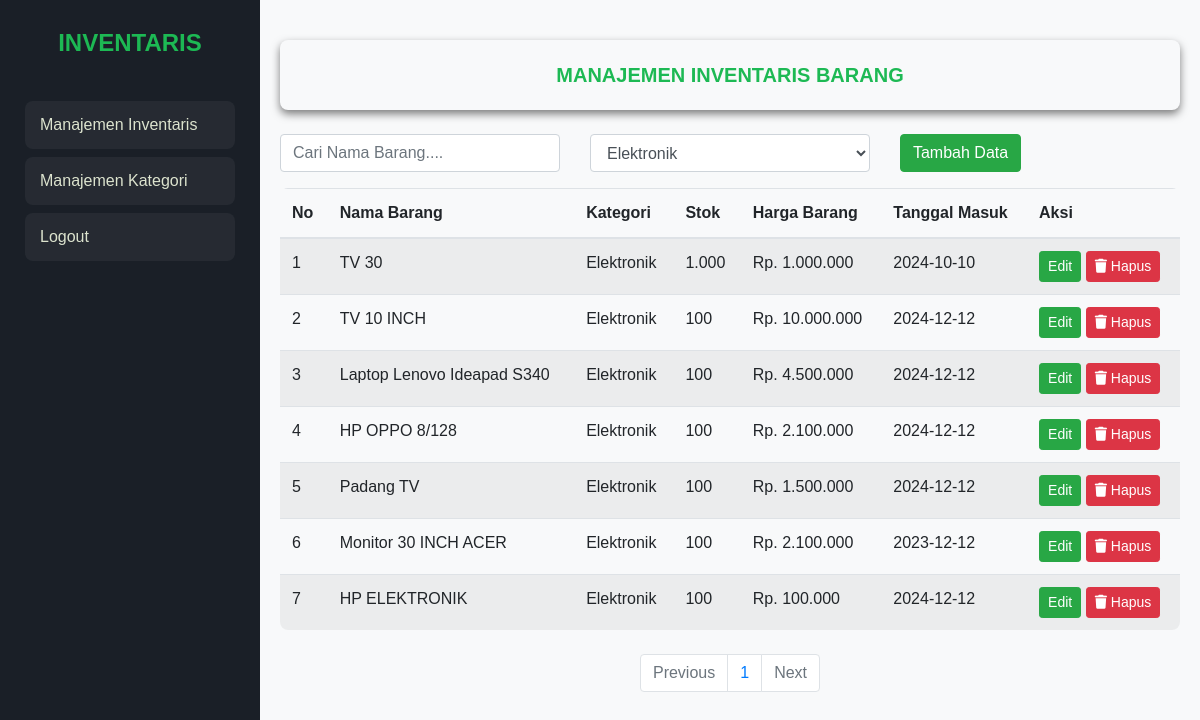
/index.php?kategori=1 (signed in), run on the app's committed database.
### tables this page shows
CREATE TABLE `barang` (
  `id` int(11) NOT NULL,
  `nama_barang` varchar(255) DEFAULT NULL,
  `kategori_id` int(11) DEFAULT NULL,
  `stok` int(11) DEFAULT NULL,
  `harga` int(11) DEFAULT NULL,
  `tanggal_masuk` date DEFAULT NULL
);

CREATE TABLE `kategori` (
  `id` int(11) NOT NULL,
  `nama_kategori` varchar(255) DEFAULT NULL
);

### index.php (the view, shortened to what this page needs)
<?php
    include 'db.php';
    $limit = 10;
    $page = isset($_GET['page']) ? (int)$_GET['page'] : 1;
    $offset = ($page - 1) * $limit;
    $filterKategori = isset($_GET['kategori']) ? $_GET['kategori'] : '';
    $search = isset($_GET['search']) ? $_GET['search'] : '';
    $kategoriList = mysqli_query($conn, "SELECT * FROM kategori ORDER BY nama_kategori ASC");
    $where = [];
    if($filterKategori != '') {
        $where[] = "barang.kategori_id =  '" . mysqli_escape_string($conn, $filterKategori) . "'";
    }
     $whereSQL = '';
    if(count($where) > 0) {
        $whereSQL = "WHERE " . implode(' AND ', $where);
    }
    $totalDataQuery = "SELECT COUNT(*) AS total FROM barang $whereSQL";
    $totalDataResult = mysqli_query($conn, $totalDataQuery);
    $totalDataRow = mysqli_fetch_assoc($totalDataResult);
    $totalData =  $totalDataRow['total'];
    $totalPage = ceil($totalData / $limit);
    $sql = "SELECT barang.*,
            kategori.nama_kategori FROM barang
            INNER JOIN kategori ON
            barang.kategori_id = kategori.id
            $whereSQL
            ORDER BY barang.id ASC LIMIT $limit OFFSET $offset";
    $query = mysqli_query($conn, $sql);
?>
<!DOCTYPE html>
<html lang="en">
<head>
    <link rel="stylesheet" href="https://cdnjs.cloudflare.com/ajax/libs/font-awesome/6.5.0/css/all.min.css">
    <link rel="stylesheet" href="css/bootstrap.min.css">
</head>
<body class="bg-light">
    <div class="sidebar">
        <div class="logo">INVENTARIS</div>
        <a href="index.php">Manajemen Inventaris</a>
        <a href="kategori.php">Manajemen Kategori</a>
        <a href="logout.php">Logout</a>
    </div>
    <div class="main-container">
        <div class="judul mb-4">MANAJEMEN INVENTARIS BARANG</div>
        <form action="" class="row mb-3" id="filterForm">
            <div class="col-md-4">
                <input type="text" name="search" id="searchInput" class="form-control" placeholder="Cari Nama Barang...." value="<?= htmlentities($search) ?>">
            </div>
            <div class="col-md-4">
                <select name="kategori" id="kategori" class="form-control" onchange="document.getElementById('filterForm').submit()">
                    <?php while($k = mysqli_fetch_assoc($kategoriList)): ?>
                        <option value="<?= $k['id'] ?>"<?= $filterKategori == $k['id'] ? 'selected' : '' ?>>
                            <?= $k['nama_kategori'] ?>
                        </option>
                    <?php endwhile; ?>
                </select>
            </div>
            <div class="col-md-4 text-align-end">
                <a href="tambah.php" class="btn btn-success btn-add">Tambah Data</a>
            </div>
        </form>
        <div class="table-container">
            <table class="table table-hover table-striped mb-0">
                <thead>
                    <tr>
                        <th>No</th>
                        <th>Nama Barang</th>
                        <th>Kategori</th>
                        <th>Stok</th>
                        <th>Harga Barang</th>
                        <th>Tanggal Masuk</th>
                        <th>Aksi</th>
                    </tr>
                </thead>
                <tbody>
                    <?php
                        $no = 1;
                        while($b = mysqli_fetch_assoc($query)):
                     ?>
                    <tr>
                        <td><?= $no++ ?></td>
                        <td><?= $b['nama_barang']  ?></td>
                        <td><?= $b['nama_kategori'] ?></td>
                        <td><?= number_format($b['stok'],0 ,',' , '.')?></td>
                        <td>Rp. <?= number_format($b['harga'],0 ,',' , '.') ?></td>
                        <td><?= $b['tanggal_masuk'] ?></td>
                        <td>
                            <a href="edit-data.php?&id=<?= $b['id'] ?>" class="btn btn-success btn-sm">Edit</a>
                            <a href="#" class="btn btn-danger btn-sm" onclick="ConfirmDelete('hapus-data.php?id=<?= $b['id']; ?>')"><i class="fas fa-trash"></i> Hapus</a>
                        </td>
                    </tr>
                    <?php endwhile; ?>
                </tbody>
            </table>
        </div>
        <br>
        <nav>
            <ul class="pagination justify-content-center">
                <li class="page-item <?= ($page <= 1) ? 'disabled' : '' ?>">
                    <a href="?page=<?= $page - 1 ?>&search=<?= urlencode($search) ?>&kategori=<?= $filterKategori ?>" class="page-link">Previous</a>
                </li>
                <?php for($i = 1; $i <= $totalPage; $i++): ?>
                <li class="page-item" <?= ($page == $i) ? 'active' : '' ?>>
                    <a href="?page=<?= $i ?>&search=<?= urlencode($search) ?>&kategori=<?= $filterKategori ?>" class="page-link"><?= $i ?></a>
                </li>
                <?php endfor ?>
                <li class="page-item <?= ($page >= $totalPage) ? 'disabled' : 'active' ?>">
                    <a href="?page=<?= $page + 1 ?>&search=<?= urlencode($search) ?>&kategori=<?= $filterKategori ?>" class="page-link">Next</a>
                </li>
            </ul>
        </nav>
    </div>
</body>
</html>

### index.php (style rules this page uses)
body { margin: 0; font-family: Poppins, sans-serif; background: #fff; }
.sidebar { width: 260px; height: 100vh; background: #1a1f27; color: #fff; position: fixed; top: 0; left: 0; transition: .4s; padding: 25px; box-shadow: 0 8 20px rgba(0,0,0,0.25); z-index: 999; }
.sidebar .logo { font-size: 24px; font-weight: 600; text-align: center; color: #1db954; margin-bottom: 40px; }
.sidebar a { display: block; padding: 12px 15px; text-decoration: none; background: rgba(255,255,255,0.05); color: #dce3ce; border-radius: 8px; margin-bottom: 8px; transition: 0.2s; }
.main-container { margin-left: 260px; padding: 40px 20px; }
.table-container { border-radius: 8px; overflow: hidden; box-shadow: 0 4 20px rgba(0,0,0,0.5); }
.judul { width: 100%; box-shadow: 0 4px 8px rgba(0,0,0,0.5); border-radius: 8px; padding: 20px 10px; text-align: center; font-weight: 600; font-size: 20px; color: #1db954; }
.btn { transition: all 0.3s ease; }
input[type=text], select { transition: all 0.3s ease; }

### data on the page
barang: nama_barang "TV 30", kategori.nama_kategori "Elektronik", stok "1.000", harga "1.000.000", tanggal_masuk "2024-10-10"
barang: nama_barang "TV 10 INCH", kategori.nama_kategori "Elektronik", stok "100", harga "10.000.000", tanggal_masuk "2024-12-12"
barang: nama_barang "Laptop Lenovo Ideapad S340", kategori.nama_kategori "Elektronik", stok "100", harga "4.500.000", tanggal_masuk "2024-12-12"
barang: nama_barang "HP OPPO 8/128", kategori.nama_kategori "Elektronik", stok "100", harga "2.100.000", tanggal_masuk "2024-12-12"
barang: nama_barang "Padang TV", kategori.nama_kategori "Elektronik", stok "100", harga "1.500.000", tanggal_masuk "2024-12-12"
barang: nama_barang "Monitor 30 INCH ACER", kategori.nama_kategori "Elektronik", stok "100", harga "2.100.000", tanggal_masuk "2023-12-12"
barang: nama_barang "HP ELEKTRONIK", kategori.nama_kategori "Elektronik", stok "100", harga "100.000", tanggal_masuk "2024-12-12"

### other printed values
form field kategori "Elektronik"
